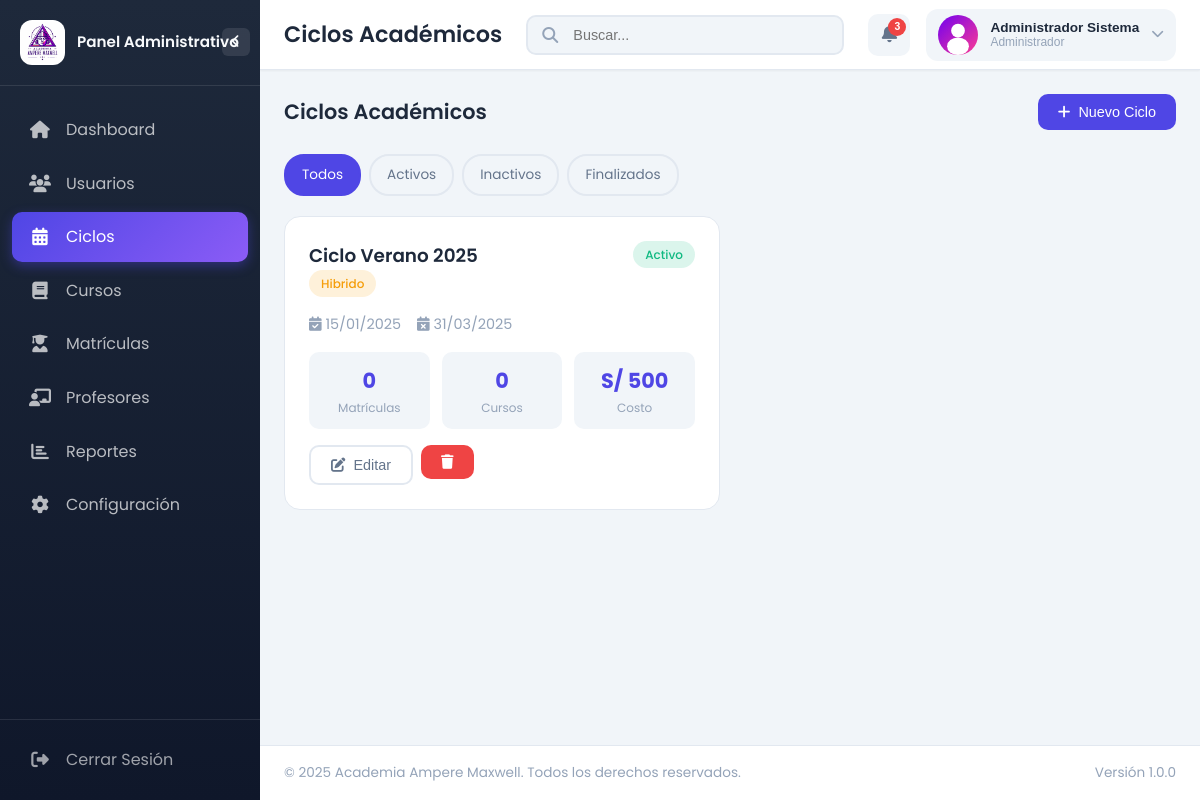
Screenshot of /intranet/admin/ciclos.php (signed in) with the database file from the repository.
### tables this page shows
CREATE TABLE IF NOT EXISTS ciclos_academicos (
    id_ciclo INT AUTO_INCREMENT PRIMARY KEY,
    nombre_ciclo VARCHAR(100) NOT NULL,
    descripcion TEXT,
    modalidad ENUM('presencial', 'virtual', 'hibrido') NOT NULL,
    fecha_inicio DATE NOT NULL,
    fecha_fin DATE NOT NULL,
    costo DECIMAL(10, 2),
    cupos_disponibles INT DEFAULT 0,
    estado ENUM('activo', 'inactivo', 'finalizado') DEFAULT 'activo',
    fecha_creacion TIMESTAMP DEFAULT CURRENT_TIMESTAMP,
    fecha_actualizacion TIMESTAMP DEFAULT CURRENT_TIMESTAMP ON UPDATE CURRENT_TIMESTAMP,
    INDEX idx_estado (estado),
    INDEX idx_fechas (fecha_inicio, fecha_fin)
);

### intranet/admin/ciclos.php (the view, shortened to what this page needs)
<?php
$db = new Database();
$conn = $db->getConnection();
$filter = $_GET['filter'] ?? 'all';
$sql = "SELECT c.*, (SELECT COUNT(*) FROM matriculas m WHERE m.id_ciclo = c.id_ciclo) as total_matriculas,
        (SELECT COUNT(*) FROM cursos cr WHERE cr.id_ciclo = c.id_ciclo) as total_cursos
        FROM ciclos_academicos c WHERE 1=1";
$sql .= " ORDER BY c.fecha_inicio DESC";
$ciclos = $conn->query($sql)->fetchAll();
?>
<!DOCTYPE html>
<html lang="es">
<head>
    <link rel="stylesheet" href="../assets/css/dashboard.css?v=2.0">
    <link rel="stylesheet" href="https://cdnjs.cloudflare.com/ajax/libs/font-awesome/6.5.0/css/all.min.css">
</head>
<body class="dashboard-page">
    <div class="dashboard-wrapper">
        <?php include __DIR__ . '/../components/sidebar.php'; ?>
        <div class="main-content">
            <?php include __DIR__ . '/../components/header.php'; ?>
            <div class="content-wrapper">
                <div style="display: flex; justify-content: space-between; align-items: center; margin-bottom: 24px; flex-wrap: wrap; gap: 16px;">
                    <h2 style="font-size: 1.3rem; font-weight: 600;">Ciclos Académicos</h2>
                    <button class="btn btn-primary" onclick="openModal()">
                        <i class="fas fa-plus"></i> Nuevo Ciclo
                    </button>
                </div>
                <div class="filter-tabs">
                    <a href="?filter=all" class="filter-tab <?= $filter === 'all' ? 'active' : '' ?>">Todos</a>
                    <a href="?filter=activo" class="filter-tab <?= $filter === 'activo' ? 'active' : '' ?>">Activos</a>
                    <a href="?filter=inactivo" class="filter-tab <?= $filter === 'inactivo' ? 'active' : '' ?>">Inactivos</a>
                    <a href="?filter=finalizado" class="filter-tab <?= $filter === 'finalizado' ? 'active' : '' ?>">Finalizados</a>
                </div>
                <?php if (empty($ciclos)): ?>
                    <div class="card" style="text-align: center; padding: 60px;">
                        <i class="fas fa-calendar-alt" style="font-size: 3rem; color: var(--dash-text-muted); margin-bottom: 16px;"></i>
                        <p style="color: var(--dash-text-muted);">No hay ciclos académicos</p>
                    </div>
                <?php else: ?>
                    <div class="cards-grid">
                        <?php foreach ($ciclos as $c): ?>
                            <div class="ciclo-card">
                                <div class="ciclo-header">
                                    <div>
                                        <div class="ciclo-title"><?= htmlspecialchars($c['nombre_ciclo']) ?></div>
                                        <span class="badge badge-<?= $c['modalidad'] === 'presencial' ? 'primary' : ($c['modalidad'] === 'virtual' ? 'info' : 'warning') ?>">
                                            <?= ucfirst($c['modalidad']) ?>
                                        </span>
                                    </div>
                                    <span class="badge badge-<?= $c['estado'] === 'activo' ? 'success' : ($c['estado'] === 'finalizado' ? 'danger' : 'secondary') ?>">
                                        <?= ucfirst($c['estado']) ?>
                                    </span>
                                </div>
                                <div class="ciclo-dates">
                                    <span><i class="fas fa-calendar-check"></i> <?= date('d/m/Y', strtotime($c['fecha_inicio'])) ?></span>
                                    <span><i class="fas fa-calendar-times"></i> <?= date('d/m/Y', strtotime($c['fecha_fin'])) ?></span>
                                </div>
                                <div class="ciclo-stats">
                                    <div class="stat-item">
                                        <div class="stat-value"><?= $c['total_matriculas'] ?></div>
                                        <div class="stat-label">Matrículas</div>
                                    </div>
                                    <div class="stat-item">
                                        <div class="stat-value"><?= $c['total_cursos'] ?></div>
                                        <div class="stat-label">Cursos</div>
                                    </div>
                                    <div class="stat-item">
                                        <div class="stat-value">S/ <?= number_format($c['costo'], 0) ?></div>
                                        <div class="stat-label">Costo</div>
                                    </div>
                                </div>
                                <div class="ciclo-actions" style="margin-top: 16px;">
                                    <button class="btn btn-outline btn-sm" onclick='editCiclo(<?= json_encode($c) ?>)'>
                                        <i class="fas fa-edit"></i> Editar
                                    </button>
                                    <form method="POST" style="display: inline;" onsubmit="return confirm('¿Eliminar este ciclo?')">
                                        <button type="submit" class="btn btn-danger btn-sm">
                                            <i class="fas fa-trash"></i>
                                        </button>
                                    </form>
                                </div>
                            </div>
                        <?php endforeach; ?>
                    </div>
                <?php endif; ?>
            </div>
            <?php include __DIR__ . '/../components/footer.php'; ?>
        </div>
    </div>
</body>
</html>

### intranet/assets/css/dashboard.css (style rules this page uses)
:root { --dash-primary: #4F46E5; --dash-primary-dark: #4338CA; --dash-primary-light: #6366F1; --dash-secondary: #0EA5E9; --dash-accent: #8B5CF6; --dash-success: #10B981; --dash-warning: #F59E0B; --dash-danger: #EF4444; --dash-info: #06B6D4; --dash-bg-main: #F1F5F9; --dash-bg-card: #FFFFFF; --dash-bg-sidebar: linear-gradient(180deg, #1E293B 0%, #0F172A 100%); --dash-bg-header: #FFFFFF; --dash-text-primary: #1E293B; --dash-text-secondary: #64748B; --dash-text-muted: #94A3B8; --dash-text-light: #F8FAFC; --dash-border: #E2E8F0; --dash-shadow-sm: 0 1px 2px rgba(0, 0, 0, 0.05); --dash-shadow: 0 4px 6px -1px rgba(0, 0, 0, 0.1), 0 2px 4px -1px rgba(0, 0, 0, 0.06); --dash-shadow-lg: 0 10px 15px -3px rgba(0, 0, 0, 0.1), 0 4px 6px -2px rgba(0, 0, 0, 0.05); --dash-shadow-xl: 0 20px 25px -5px rgba(0, 0, 0, 0.1), 0 10px 10px -5px rgba(0, 0, 0, 0.04); --sidebar-width: 260px; --sidebar-collapsed-width: 70px; --header-height: 70px; --transition-fast: 0.15s ease; --transition-normal: 0.3s ease; --transition-slow: 0.5s ease; }
* { margin: 0; padding: 0; box-sizing: border-box; }
body { font-family: 'Poppins', 'Inter', 'Segoe UI', sans-serif; background: var(--dash-bg-main); color: var(--dash-text-primary); line-height: 1.6; min-height: 100vh; }
body.dashboard-page { display: flex; overflow-x: hidden; }
a { text-decoration: none; color: inherit; }
.dashboard-wrapper { display: flex; width: 100%; min-height: 100vh; }
.main-content { flex: 1; margin-left: var(--sidebar-width); transition: margin-left var(--transition-normal); display: flex; flex-direction: column; min-height: 100vh; }
.content-wrapper { flex: 1; padding: 24px; margin-top: var(--header-height); }
.btn { display: inline-flex; align-items: center; gap: 8px; padding: 10px 20px; border-radius: 10px; font-size: 0.9rem; font-weight: 500; cursor: pointer; transition: all var(--transition-fast); border: none; }
.btn-primary { background: var(--dash-primary); color: #fff; }
.btn-danger { background: var(--dash-danger); color: #fff; }
.btn-outline { background: transparent; border: 2px solid var(--dash-border); color: var(--dash-text-secondary); }
.badge { display: inline-flex; align-items: center; padding: 4px 12px; border-radius: 20px; font-size: 0.75rem; font-weight: 500; }
.badge-success { background: rgba(16, 185, 129, 0.15); color: var(--dash-success); }
.badge-warning { background: rgba(245, 158, 11, 0.15); color: var(--dash-warning); }

### intranet/admin/ciclos.php (style rules this page uses)
.ciclo-card { background: var(--dash-bg-card); border-radius: 16px; padding: 24px; border: 1px solid var(--dash-border); transition: all var(--transition-normal); }
.ciclo-header { display: flex; justify-content: space-between; align-items: start; margin-bottom: 16px; }
.ciclo-title { font-size: 1.15rem; font-weight: 600; color: var(--dash-text-primary); }
.ciclo-dates { display: flex; gap: 16px; margin: 12px 0; font-size: 0.9rem; color: var(--dash-text-muted); }
.ciclo-stats { display: grid; grid-template-columns: repeat(3, 1fr); gap: 12px; margin-top: 16px; }
.stat-item { text-align: center; padding: 12px; background: var(--dash-bg-main); border-radius: 10px; }
.stat-value { font-size: 1.3rem; font-weight: 700; color: var(--dash-primary); }
.stat-label { font-size: 0.75rem; color: var(--dash-text-muted); }
.ciclo-actions { display: flex; gap: 8px; }
.filter-tabs { display: flex; gap: 8px; margin-bottom: 20px; flex-wrap: wrap; }
.filter-tab { padding: 8px 16px; border-radius: 20px; border: 2px solid var(--dash-border); background: transparent; font-size: 0.85rem; cursor: pointer; text-decoration: none; color: var(--dash-text-secondary); transition: all var(--transition-fast); }
.filter-tab:hover, .filter-tab.active { background: var(--dash-primary); border-color: var(--dash-primary); color: #fff; }
.cards-grid { display: grid; grid-template-columns: repeat(auto-fill, minmax(340px, 1fr)); gap: 20px; }

### rows the page displays
ciclos_academicos: nombre_ciclo "Ciclo Verano 2025", modalidad "Hibrido", estado "Activo", fecha_inicio "15/01/2025", fecha_fin "31/03/2025", total_matriculas "0", total_cursos "0", costo "500"

### other values shown
$roleTitle "Panel Administrativo"
$item['label'] "Dashboard"
$item['label'] "Usuarios"
$item['label'] "Ciclos"
$item['label'] "Cursos"
$item['label'] "Matrículas"
$item['label'] "Profesores"
$item['label'] "Reportes"
$item['label'] "Configuración"
$pageTitle "Ciclos Académicos"
$userName "Administrador Sistema"
$userRole "Administrador"
